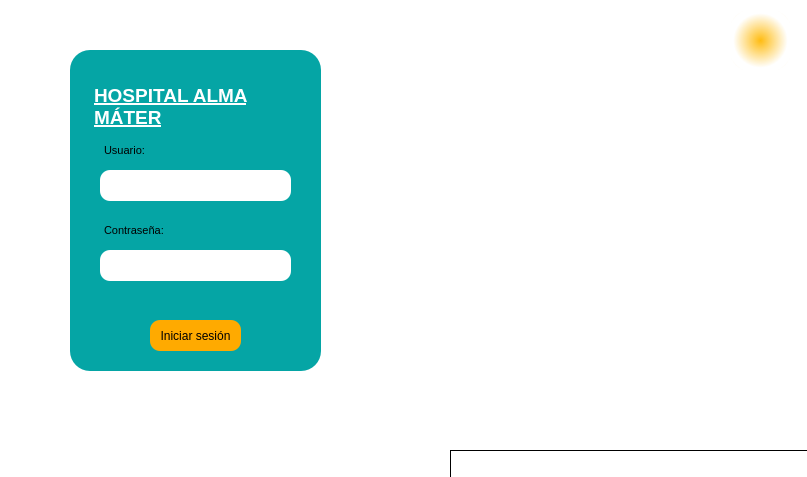
<?xml version="1.0" encoding="UTF-8"?>
<ui version="4.0">
 <class>LOGIN</class>
 <widget class="QMainWindow" name="LOGIN">
  <property name="geometry">
   <rect>
    <x>0</x>
    <y>0</y>
    <width>807</width>
    <height>477</height>
   </rect>
  </property>
  <property name="windowTitle">
   <string>MainWindow</string>
  </property>
  <widget class="QWidget" name="centralwidget">
   <widget class="QTextEdit" name="textEdit">
    <property name="geometry">
     <rect>
      <x>-890</x>
      <y>-30</y>
      <width>1791</width>
      <height>851</height>
     </rect>
    </property>
    <property name="maximumSize">
     <size>
      <width>16777215</width>
      <height>16777215</height>
     </size>
    </property>
    <property name="verticalScrollBarPolicy">
     <enum>Qt::ScrollBarAlwaysOff</enum>
    </property>
    <property name="horizontalScrollBarPolicy">
     <enum>Qt::ScrollBarAlwaysOff</enum>
    </property>
    <property name="html">
     <string>&lt;!DOCTYPE HTML PUBLIC &quot;-//W3C//DTD HTML 4.0//EN&quot; &quot;http://www.w3.org/TR/REC-html40/strict.dtd&quot;&gt;
&lt;html&gt;&lt;head&gt;&lt;meta name=&quot;qrichtext&quot; content=&quot;1&quot; /&gt;&lt;style type=&quot;text/css&quot;&gt;
p, li { white-space: pre-wrap; }
&lt;/style&gt;&lt;/head&gt;&lt;body style=&quot; font-family:'MS Shell Dlg 2'; font-size:8.25pt; font-weight:400; font-style:normal;&quot;&gt;
&lt;p style=&quot; margin-top:0px; margin-bottom:0px; margin-left:0px; margin-right:0px; -qt-block-indent:0; text-indent:0px;&quot;&gt;&lt;img src=&quot;:/newPrefix/imagen_2023-11-25_173812248.webp&quot; /&gt;&lt;/p&gt;&lt;/body&gt;&lt;/html&gt;</string>
    </property>
   </widget>
   <widget class="QFrame" name="login">
    <property name="geometry">
     <rect>
      <x>70</x>
      <y>50</y>
      <width>251</width>
      <height>321</height>
     </rect>
    </property>
    <property name="styleSheet">
     <string notr="true">background-color: rgb(5, 165, 165);

border-radius:20px</string>
    </property>
    <property name="frameShape">
     <enum>QFrame::StyledPanel</enum>
    </property>
    <property name="frameShadow">
     <enum>QFrame::Raised</enum>
    </property>
    <widget class="QTextEdit" name="textEdit_2">
     <property name="geometry">
      <rect>
       <x>20</x>
       <y>30</y>
       <width>231</width>
       <height>61</height>
      </rect>
     </property>
     <property name="styleSheet">
      <string notr="true">color: rgb(255, 255, 255);
font: 20 italic 11pt &quot;Century Gothic&quot;;</string>
     </property>
     <property name="html">
      <string>&lt;!DOCTYPE HTML PUBLIC &quot;-//W3C//DTD HTML 4.0//EN&quot; &quot;http://www.w3.org/TR/REC-html40/strict.dtd&quot;&gt;
&lt;html&gt;&lt;head&gt;&lt;meta name=&quot;qrichtext&quot; content=&quot;1&quot; /&gt;&lt;style type=&quot;text/css&quot;&gt;
p, li { white-space: pre-wrap; }
&lt;/style&gt;&lt;/head&gt;&lt;body style=&quot; font-family:'Century Gothic'; font-size:11pt; font-weight:16; font-style:italic;&quot;&gt;
&lt;p style=&quot; margin-top:0px; margin-bottom:0px; margin-left:0px; margin-right:0px; -qt-block-indent:0; text-indent:0px;&quot;&gt;&lt;span style=&quot; font-size:14pt; font-weight:600; font-style:normal; text-decoration: underline; color:#ffffff;&quot;&gt;HOSPITAL ALMA MÁTER&lt;/span&gt;&lt;/p&gt;&lt;/body&gt;&lt;/html&gt;</string>
     </property>
    </widget>
    <widget class="QTextEdit" name="textEdit_3">
     <property name="geometry">
      <rect>
       <x>30</x>
       <y>90</y>
       <width>104</width>
       <height>31</height>
      </rect>
     </property>
     <property name="html">
      <string>&lt;!DOCTYPE HTML PUBLIC &quot;-//W3C//DTD HTML 4.0//EN&quot; &quot;http://www.w3.org/TR/REC-html40/strict.dtd&quot;&gt;
&lt;html&gt;&lt;head&gt;&lt;meta name=&quot;qrichtext&quot; content=&quot;1&quot; /&gt;&lt;style type=&quot;text/css&quot;&gt;
p, li { white-space: pre-wrap; }
&lt;/style&gt;&lt;/head&gt;&lt;body style=&quot; font-family:'MS Shell Dlg 2'; font-size:8.25pt; font-weight:400; font-style:normal;&quot;&gt;
&lt;p style=&quot; margin-top:0px; margin-bottom:0px; margin-left:0px; margin-right:0px; -qt-block-indent:0; text-indent:0px;&quot;&gt;Usuario:&lt;/p&gt;&lt;/body&gt;&lt;/html&gt;</string>
     </property>
    </widget>
    <widget class="QTextEdit" name="textEdit_4">
     <property name="geometry">
      <rect>
       <x>30</x>
       <y>170</y>
       <width>104</width>
       <height>31</height>
      </rect>
     </property>
     <property name="html">
      <string>&lt;!DOCTYPE HTML PUBLIC &quot;-//W3C//DTD HTML 4.0//EN&quot; &quot;http://www.w3.org/TR/REC-html40/strict.dtd&quot;&gt;
&lt;html&gt;&lt;head&gt;&lt;meta name=&quot;qrichtext&quot; content=&quot;1&quot; /&gt;&lt;style type=&quot;text/css&quot;&gt;
p, li { white-space: pre-wrap; }
&lt;/style&gt;&lt;/head&gt;&lt;body style=&quot; font-family:'MS Shell Dlg 2'; font-size:8.25pt; font-weight:400; font-style:normal;&quot;&gt;
&lt;p style=&quot; margin-top:0px; margin-bottom:0px; margin-left:0px; margin-right:0px; -qt-block-indent:0; text-indent:0px;&quot;&gt;Contraseña:&lt;/p&gt;&lt;/body&gt;&lt;/html&gt;</string>
     </property>
    </widget>
    <widget class="QLineEdit" name="lineEdit">
     <property name="geometry">
      <rect>
       <x>30</x>
       <y>120</y>
       <width>191</width>
       <height>31</height>
      </rect>
     </property>
     <property name="styleSheet">
      <string notr="true">background-color: rgb(255, 255, 255);

border-radius:10px</string>
     </property>
    </widget>
    <widget class="QLineEdit" name="lineEdit_2">
     <property name="geometry">
      <rect>
       <x>30</x>
       <y>200</y>
       <width>191</width>
       <height>31</height>
      </rect>
     </property>
     <property name="styleSheet">
      <string notr="true">background-color: rgb(255, 255, 255);
border-radius:10px</string>
     </property>
    </widget>
    <widget class="QPushButton" name="iniciar_sesion">
     <property name="geometry">
      <rect>
       <x>80</x>
       <y>270</y>
       <width>91</width>
       <height>31</height>
      </rect>
     </property>
     <property name="styleSheet">
      <string notr="true">background-color: rgb(255, 170, 0);
border-radius:10px</string>
     </property>
     <property name="text">
      <string>Iniciar sesión</string>
     </property>
    </widget>
   </widget>
   <widget class="QFrame" name="logo">
    <property name="geometry">
     <rect>
      <x>730</x>
      <y>10</y>
      <width>61</width>
      <height>61</height>
     </rect>
    </property>
    <property name="styleSheet">
     <string notr="true">background-image: url(:/newPrefix/1-logo-ico.png);
background-color: qradialgradient(spread:reflect, cx:0.5, cy:0.5, radius:0.5, fx:0.5, fy:0.5, stop:0 rgba(255, 183, 0, 237), stop:0.892045 rgba(0, 0, 0, 0));

border-radius:20px</string>
    </property>
    <property name="frameShape">
     <enum>QFrame::StyledPanel</enum>
    </property>
    <property name="frameShadow">
     <enum>QFrame::Raised</enum>
    </property>
   </widget>
   <widget class="QTextEdit" name="textEdit_5">
    <property name="geometry">
     <rect>
      <x>450</x>
      <y>450</y>
      <width>371</width>
      <height>51</height>
     </rect>
    </property>
    <property name="styleSheet">
     <string notr="true">font: 8pt &quot;Century Gothic&quot;;
border-color: qradialgradient(spread:reflect, cx:0.5, cy:0.5, radius:0.5, fx:0.5, fy:0.5, stop:0 rgba(0, 0, 0, 0));
background-color: qradialgradient(spread:reflect, cx:0, cy:0, radius:0, fx:0, fy:0, stop:0 rgba(0, 0, 0, 0));</string>
    </property>
    <property name="html">
     <string>&lt;!DOCTYPE HTML PUBLIC &quot;-//W3C//DTD HTML 4.0//EN&quot; &quot;http://www.w3.org/TR/REC-html40/strict.dtd&quot;&gt;
&lt;html&gt;&lt;head&gt;&lt;meta name=&quot;qrichtext&quot; content=&quot;1&quot; /&gt;&lt;style type=&quot;text/css&quot;&gt;
p, li { white-space: pre-wrap; }
&lt;/style&gt;&lt;/head&gt;&lt;body style=&quot; font-family:'Century Gothic'; font-size:8pt; font-weight:400; font-style:normal;&quot;&gt;
&lt;p style=&quot; margin-top:0px; margin-bottom:0px; margin-left:0px; margin-right:0px; -qt-block-indent:0; text-indent:0px;&quot;&gt;&lt;span style=&quot; color:#ffffff;&quot;&gt;Laura Acevedo González - Diego Alejandro Jaramillo Arroyave&lt;/span&gt;&lt;/p&gt;&lt;/body&gt;&lt;/html&gt;</string>
    </property>
   </widget>
  </widget>
 </widget>
 <resources>
  <include location="images diseño ui/1-logo-ico.png"/>
 </resources>
 <connections/>
</ui>
